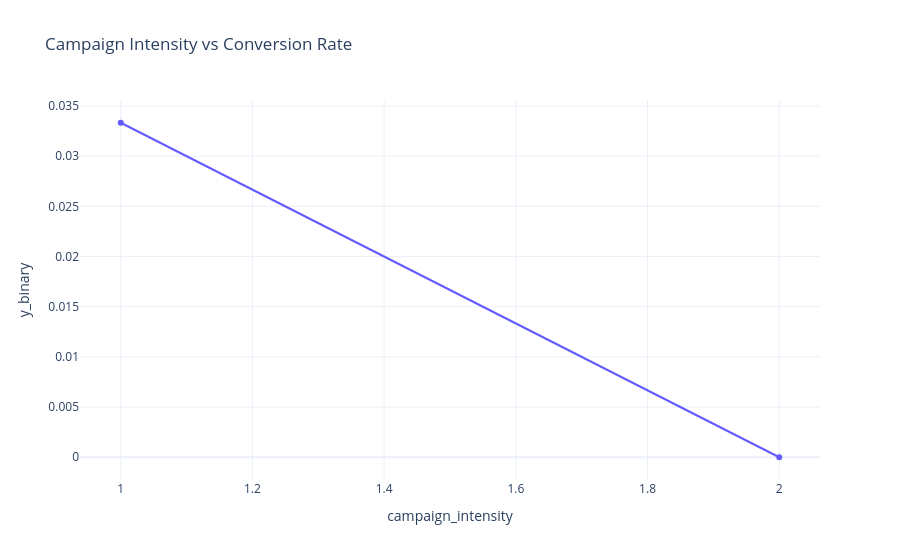

The code cell stored with this chart in its notebook:
### Code cell
# Plot e: campaign_intensity vs conversion
df_orig['campaign_intensity'] = df_orig['campaign'] + df_orig['previous']
ci = df_orig.groupby('campaign_intensity')['y_binary'].mean().reset_index()
fig = px.line(ci, x='campaign_intensity', y='y_binary', markers=True,
              color_discrete_sequence=[PRIMARY], template=TEMPLATE,
              title='Campaign Intensity vs Conversion Rate')
fig.show()

### Figure 1 — Plotly figure (JSON) as saved in the notebook; plotly's stock layout.template omitted (floating-point values rounded to 4 significant figures)
{"data": [{"hovertemplate": "campaign_intensity=%{x}<br>y_binary=%{y}<extra></extra>", "legendgroup": "", "line": {"color": "#635BFF", "dash": "solid"}, "marker": {"symbol": "circle"}, "mode": "lines+markers", "name": "", "orientation": "v", "showlegend": false, "type": "scatter", "x": [1, 2], "xaxis": "x", "y": [0.03333, 0.0], "yaxis": "y"}], "layout": {"legend": {"tracegroupgap": 0}, "title": {"text": "Campaign Intensity vs Conversion Rate"}, "xaxis": {"anchor": "y", "domain": [0.0, 1.0], "title": {"text": "campaign_intensity"}}, "yaxis": {"anchor": "x", "domain": [0.0, 1.0], "title": {"text": "y_binary"}}}}
